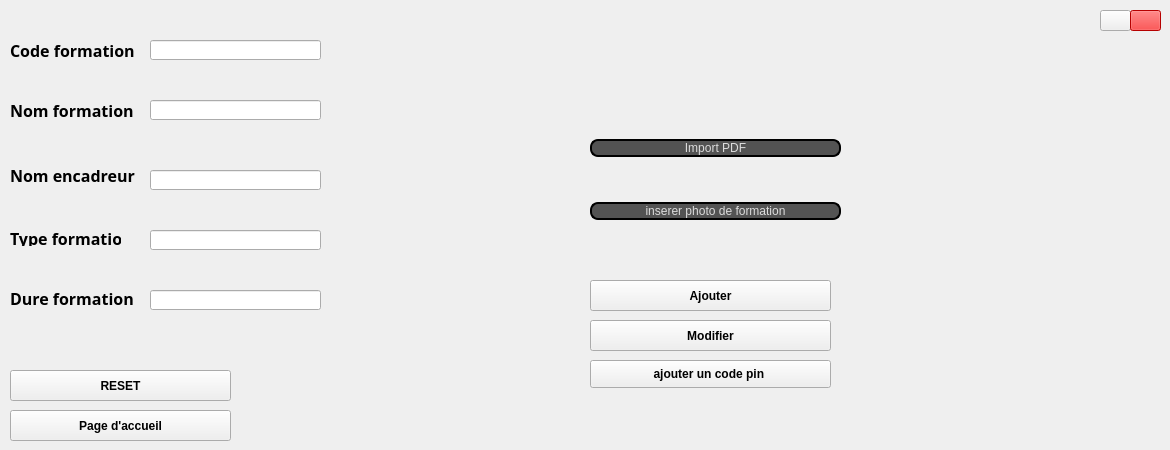
          <widget class="QWidget" name="tab_3">
           <attribute name="title">
            <string>Ajouter formation</string>
           </attribute>
           <widget class="QLabel" name="label_13">
            <property name="geometry">
             <rect>
              <x>10</x>
              <y>90</y>
              <width>131</width>
              <height>41</height>
             </rect>
            </property>
            <property name="font">
             <font>
              <family>Sitka Display</family>
              <pointsize>12</pointsize>
              <weight>75</weight>
              <bold>true</bold>
             </font>
            </property>
            <property name="text">
             <string>Nom formation</string>
            </property>
           </widget>
           <widget class="QLabel" name="label_14">
            <property name="geometry">
             <rect>
              <x>10</x>
              <y>40</y>
              <width>131</width>
              <height>21</height>
             </rect>
            </property>
            <property name="font">
             <font>
              <family>Sitka Display</family>
              <pointsize>12</pointsize>
              <weight>75</weight>
              <bold>true</bold>
             </font>
            </property>
            <property name="text">
             <string>Code formation</string>
            </property>
           </widget>
           <widget class="QLabel" name="label_15">
            <property name="geometry">
             <rect>
              <x>10</x>
              <y>160</y>
              <width>131</width>
              <height>31</height>
             </rect>
            </property>
            <property name="font">
             <font>
              <family>Sitka Display</family>
              <pointsize>12</pointsize>
              <weight>75</weight>
              <bold>true</bold>
             </font>
            </property>
            <property name="text">
             <string>Nom encadreur</string>
            </property>
           </widget>
           <widget class="QLabel" name="label_16">
            <property name="geometry">
             <rect>
              <x>10</x>
              <y>230</y>
              <width>111</width>
              <height>16</height>
             </rect>
            </property>
            <property name="font">
             <font>
              <family>Sitka Display</family>
              <pointsize>12</pointsize>
              <weight>75</weight>
              <bold>true</bold>
             </font>
            </property>
            <property name="text">
             <string>Type formation</string>
            </property>
           </widget>
           <widget class="QLabel" name="label_17">
            <property name="geometry">
             <rect>
              <x>10</x>
              <y>290</y>
              <width>141</width>
              <height>16</height>
             </rect>
            </property>
            <property name="font">
             <font>
              <family>Sitka Display</family>
              <pointsize>12</pointsize>
              <weight>75</weight>
              <bold>true</bold>
             </font>
            </property>
            <property name="text">
             <string>Dure formation</string>
            </property>
           </widget>
           <widget class="QLineEdit" name="CODE_FORMATION">
            <property name="geometry">
             <rect>
              <x>150</x>
              <y>40</y>
              <width>171</width>
              <height>20</height>
             </rect>
            </property>
           </widget>
           <widget class="QLineEdit" name="NOM_FOR">
            <property name="geometry">
             <rect>
              <x>150</x>
              <y>100</y>
              <width>171</width>
              <height>20</height>
             </rect>
            </property>
           </widget>
           <widget class="QLineEdit" name="NOM_ENCADREUR">
            <property name="geometry">
             <rect>
              <x>150</x>
              <y>170</y>
              <width>171</width>
              <height>20</height>
             </rect>
            </property>
           </widget>
           <widget class="QLineEdit" name="TYPE_FOR">
            <property name="geometry">
             <rect>
              <x>150</x>
              <y>230</y>
              <width>171</width>
              <height>20</height>
             </rect>
            </property>
           </widget>
           <widget class="QLineEdit" name="DURE_FOR">
            <property name="geometry">
             <rect>
              <x>150</x>
              <y>290</y>
              <width>171</width>
              <height>20</height>
             </rect>
            </property>
           </widget>
           <widget class="QPushButton" name="pushButtonAjouter">
            <property name="geometry">
             <rect>
              <x>590</x>
              <y>280</y>
              <width>241</width>
              <height>31</height>
             </rect>
            </property>
            <property name="font">
             <font>
              <family>MS Shell Dlg 2</family>
              <pointsize>9</pointsize>
              <weight>75</weight>
              <bold>true</bold>
             </font>
            </property>
            <property name="styleSheet">
             <string notr="true"/>
            </property>
            <property name="text">
             <string>Ajouter</string>
            </property>
            <property name="icon">
             <iconset resource="img.qrc">
              <normaloff>:/ajouter.png</normaloff>:/ajouter.png</iconset>
            </property>
            <property name="iconSize">
             <size>
              <width>25</width>
              <height>50</height>
             </size>
            </property>
           </widget>
           <widget class="QPushButton" name="Mod_2">
            <property name="geometry">
             <rect>
              <x>590</x>
              <y>320</y>
              <width>241</width>
              <height>31</height>
             </rect>
            </property>
            <property name="font">
             <font>
              <family>MS Shell Dlg 2</family>
              <pointsize>9</pointsize>
              <weight>75</weight>
              <bold>true</bold>
             </font>
            </property>
            <property name="styleSheet">
             <string notr="true"/>
            </property>
            <property name="text">
             <string>Modifier</string>
            </property>
            <property name="icon">
             <iconset resource="img.qrc">
              <normaloff>:/modifier.png</normaloff>:/modifier.png</iconset>
            </property>
            <property name="iconSize">
             <size>
              <width>25</width>
              <height>40</height>
             </size>
            </property>
           </widget>
           <widget class="QPushButton" name="rechercher_button_2">
            <property name="geometry">
             <rect>
              <x>590</x>
              <y>360</y>
              <width>241</width>
              <height>28</height>
             </rect>
            </property>
            <property name="font">
             <font>
              <family>MS Shell Dlg 2</family>
              <pointsize>9</pointsize>
              <weight>75</weight>
              <bold>true</bold>
             </font>
            </property>
            <property name="styleSheet">
             <string notr="true"/>
            </property>
            <property name="text">
             <string>ajouter un code pin </string>
            </property>
           </widget>
           <widget class="QLabel" name="lbl_image">
            <property name="geometry">
             <rect>
              <x>860</x>
              <y>210</y>
              <width>181</width>
              <height>181</height>
             </rect>
            </property>
            <property name="text">
             <string/>
            </property>
           </widget>
           <widget class="QPushButton" name="pushButton_5">
            <property name="geometry">
             <rect>
              <x>10</x>
              <y>370</y>
              <width>221</width>
              <height>31</height>
             </rect>
            </property>
            <property name="font">
             <font>
              <family>MS Shell Dlg 2</family>
              <pointsize>9</pointsize>
              <weight>75</weight>
              <bold>true</bold>
             </font>
            </property>
            <property name="styleSheet">
             <string notr="true"/>
            </property>
            <property name="text">
             <string>RESET</string>
            </property>
            <property name="icon">
             <iconset resource="img.qrc">
              <normaloff>:/reset.png</normaloff>:/reset.png</iconset>
            </property>
            <property name="iconSize">
             <size>
              <width>25</width>
              <height>40</height>
             </size>
            </property>
           </widget>
           <widget class="QWidget" name="verticalLayoutWidget_4">
            <property name="geometry">
             <rect>
              <x>590</x>
              <y>100</y>
              <width>251</width>
              <height>161</height>
             </rect>
            </property>
            <layout class="QVBoxLayout" name="verticalLayout_5">
             <item>
              <widget class="QPushButton" name="ImportPDF">
               <property name="styleSheet">
                <string notr="true">QPushButton {
color: #dcdcdc;
background:#535353;
border: none;
font-size:12px;
font-family:Arial, Helvetica, sans-serif;
border: 2px solid ;
border-radius: 8px;
}
QPushButton:hover {
color:#fff;
	background-color: rgb(0, 0, 127);
border: none;
}
</string>
               </property>
               <property name="text">
                <string>Import PDF</string>
               </property>
               <property name="icon">
                <iconset resource="img.qrc">
                 <normaloff>:/import.png</normaloff>:/import.png</iconset>
               </property>
               <property name="iconSize">
                <size>
                 <width>30</width>
                 <height>20</height>
                </size>
               </property>
              </widget>
             </item>
             <item>
              <widget class="QPushButton" name="insererphoto">
               <property name="styleSheet">
                <string notr="true">QPushButton {
color: #dcdcdc;
background:#535353;
border: none;
font-size:12px;
font-family:Arial, Helvetica, sans-serif;
border: 2px solid ;
border-radius: 8px;
}
QPushButton:hover {
color:#fff;
	background-color: rgb(0, 0, 127);
border: none;
}</string>
               </property>
               <property name="text">
                <string>inserer photo de formation</string>
               </property>
               <property name="icon">
                <iconset resource="img.qrc">
                 <normaloff>:/inserer.png</normaloff>:/inserer.png</iconset>
               </property>
               <property name="iconSize">
                <size>
                 <width>30</width>
                 <height>20</height>
                </size>
               </property>
              </widget>
             </item>
            </layout>
           </widget>
           <widget class="QPushButton" name="pushButton_10">
            <property name="geometry">
             <rect>
              <x>1100</x>
              <y>10</y>
              <width>31</width>
              <height>21</height>
             </rect>
            </property>
            <property name="styleSheet">
             <string notr="true"/>
            </property>
            <property name="text">
             <string/>
            </property>
            <property name="icon">
             <iconset resource="img.qrc">
              <normaloff>:/diconnexion.png</normaloff>:/diconnexion.png</iconset>
            </property>
           </widget>
           <widget class="QPushButton" name="close_4">
            <property name="geometry">
             <rect>
              <x>1130</x>
              <y>10</y>
              <width>31</width>
              <height>21</height>
             </rect>
            </property>
            <property name="styleSheet">
             <string notr="true">background-color: rgb(255, 0, 0);</string>
            </property>
            <property name="text">
             <string/>
            </property>
            <property name="icon">
             <iconset resource="img.qrc">
              <normaloff>:/quitter.png</normaloff>:/quitter.png</iconset>
            </property>
           </widget>
           <widget class="QPushButton" name="pushButton_29">
            <property name="geometry">
             <rect>
              <x>10</x>
              <y>410</y>
              <width>221</width>
              <height>31</height>
             </rect>
            </property>
            <property name="font">
             <font>
              <family>MS Shell Dlg 2</family>
              <pointsize>9</pointsize>
              <weight>75</weight>
              <bold>true</bold>
             </font>
            </property>
            <property name="text">
             <string>Page d'accueil</string>
            </property>
           </widget>
          </widget>
